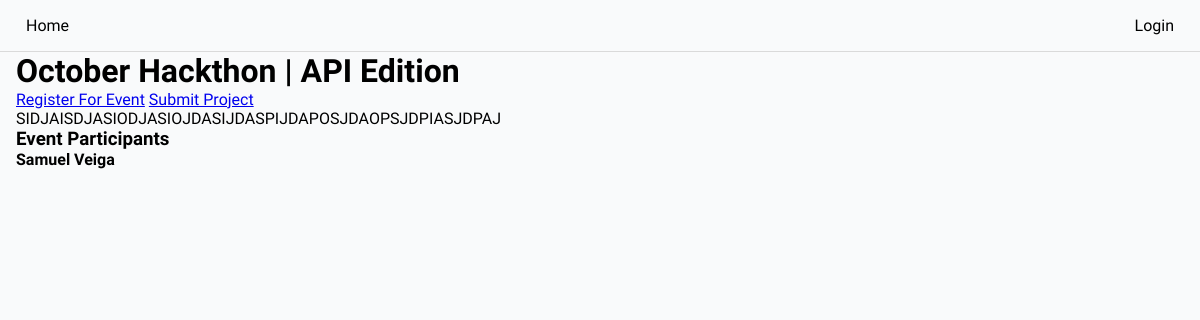
The app's page /event/3/ with its own data.
### base/models.py (models this page shows, shortened)
class Event(models.Model):
    name = models.CharField(max_length=200)
    description = models.TextField(null=True, blank=True)
    participants = models.ManyToManyField(User, blank=True)
    start_date = models.DateTimeField(null=True)
    end_date = models.DateTimeField(null=True)
    registration_deadline = models.DateTimeField(null=True)
    updated = models.DateTimeField(auto_now=True)
    created = models.DateTimeField(auto_now_add=True)

class User(AbstractUser):
    name = models.CharField(max_length=100, null=True)
    email = models.EmailField(unique=True)
    bio = models.TextField(null=True, blank=True)
    hackthon_participant = models.BooleanField(default=True, null=True)
    avatar = models.ImageField(default='/images/avatar.png')
    USERNAME_FIELD = "email"
    REQUIRED_FIELDS = ["username"]

### base/views.py (the view)
# urls.py: path("event/<int:pk>/", views.event_page, name="event"),
def event_page(request, pk):
    event = Event.objects.get(id=pk)
    registered = False
    submitted = False
    if request.user.is_authenticated:
        registered = request.user.event_set.filter(id=event.id).exists()
        submitted = Submission.objects.filter(
            participant=request.user, event=event
        ).exists()
    return render(
        request,
        "event.html",
        {"event": event, "registered": registered, "submitted": submitted},
    )

### templates/event.html (shortened to what this page needs)
{% extends 'base.html' %}
{% block content %}
    <h1>{{event.name}}</h1>
    {% if registered %}
        <p>You have already registed for this event</p>
    {% else %}
        <a href="{% url 'registration-confirmation' event.id %}" id='confirm-event'>Register For Event</a>
    {% endif %}
    {% if submitted %}
        <p>You have already submitted your project</p>
    {% else %}
        <a href="{% url 'project-submission' event.id %}">Submit Project</a>
    {% endif %}
    <p>{{event.description}}</p>
    <div>
        <h3>Event Participants</h3>
        <div>
            {% for user in event.participants.all %}
                <div>
                    <strong>{{user.name}}</strong>
                </div>
            {% endfor %}
        </div>
    </div>
{% endblock %}

### static/css/main.css (style rules this page uses)
* { box-sizing: border-box; margin: 0; padding: 0; font-family: 'Readex Pro'; background-color: rgb(249, 250,251); }

### records on screen
Event: name "October Hackthon | API Edition", description "SIDJAISDJASIODJASIOJDASIJDASPIJDAPOSJDAOPSJDPIASJDPAJ"
User: name "Samuel Veiga"
